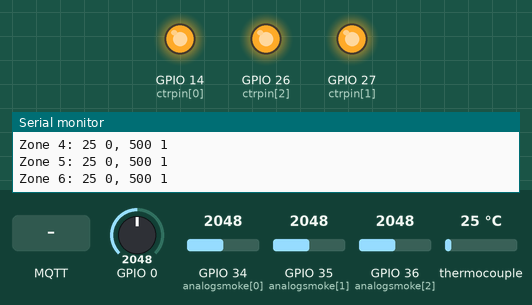
Recording of a program running on a simulated ESP32. Parts: output pins drawn as LEDs (lit = HIGH), the last lines printed to the serial monitor. Dashed ring = blinking. The test bench sets the inputs (shaded band); at power-on: GPIO 0 = 2048, GPIO 34 (analogsmoke[0]) = 2048, GPIO 35 (analogsmoke[1]) = 2048, GPIO 36 (analogsmoke[2]) = 2048, thermocouple 25 °C. WiFi joins after 1.5 s; servers stay silent unless stated; no MQTT or app messages arrive unless stated.

Above: at 2.7 s.
2.8 s: MQTT message "2" arrives on the first subscribed topic
At 10.17 s:
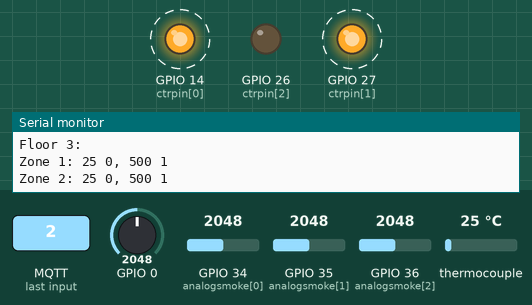
11.7 s: MQTT message "on" arrives on the first subscribed topic
At 18.71 s:
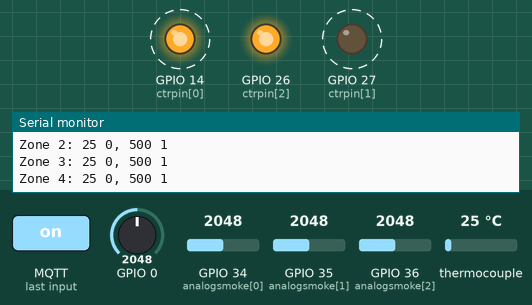
19.9 s: MQTT message "off" arrives on the first subscribed topic
Timing chart, 0 to 28.8 s (numbered marks = the images above; inputs shaded):
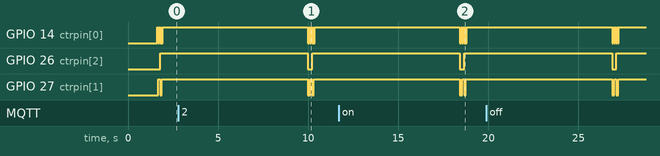

The program:

main.cpp
```cpp
#include <Arduino.h>
#include <WiFi.h>
#include <WiFiClientSecure.h>
#include <PubSubClient.h>
// Include thư viện chứa thông tin mạng WiFi & HiveMQ broker
#include "setup_WiFi_and_connect_mqtt.h"
#include "subcribe.h"
// Thông tin mạng WiFi & HiveMQ broker

#include "read_sensor.h"
// Define variable to send data to MQTT
char topic_send_data_sensor[10];
char mes[15];
//Setup
void setup() {
  Serial.begin(115200);
  for (int i = 0; i < 3; i++) {  //chinh len 8 sau
    pinMode(analogsmoke[i], INPUT);
  }
  for (int i = 0; i < 3; i++) {
    pinMode(ctrpin[i], OUTPUT);
    digitalWrite(ctrpin[i], LOW);
  }
  setup_wifi();
  espClient.setInsecure();
  client.setServer(mqtt_server, mqtt_port);
  client.setCallback(callback);
  Serial.setDebugOutput(true);
}

//Loop
void loop() {
  if (!client.connected()) {
    reconnect_mqtt();
  }
  client.loop();  // Duy trì kết nối với MQTT (~ blynk.run();)*/
  if (count > 7) {
    count = 0;
    delay(8000);
  }

  if (count<2) {
    floorr = count + 1;
    zone = 1;
  }
  else {
    floorr = 3;
    zone = count - 1;
  }

  if (zone == 1) {
    Serial.printf("\nFloor %d:\n",floorr);
  }

  Serial.printf("Zone %d: ", zone);
  Serial.printf("%d %d, %d %d\n", read_temp(count), logic_temp(read_temp(count)), read_smoke(count, analogsmoke), logic_smoke(read_smoke(count, analogsmoke)));

  // xong roi gui data len hivemq (chia topic sao ta)
  snprintf(topic_send_data_sensor, 17, "esp/%d/%d", floorr, zone);
  snprintf(mes, 11, "%d%d", logic_temp(read_temp(count)), logic_smoke(read_smoke(count, analogsmoke)));
  client.publish(topic_send_data_sensor, mes);

  count++;
  delay(50);

}
```

credential.h
```cpp
#ifndef CREDENTIAL_H
#define CREDENTIAL_H

const char* ssid = "iPhone";
const char* password = "12345679";

#endif // MY_LIBRARY_H
```

read_sensor.h
```cpp
#include <Arduino.h>
#include <max6675.h>

#define thermoCLK 13
#define thermoSO 12
int ctrpin[3] = {14, 27, 26};
MAX6675 thermocouple(thermoCLK, -1, thermoSO);
int analogsmoke[3] = {34, 35, 36};  //Add them sau
//INPUT only: 34 35 36 39

//Variables
int count = 0;
//count 0,1 là floor 1 zone 1, floor 2 zone 1
//count 2->7 là floor 3 zone 1 -> 6:
int floorr = 0; // tầng sẽ publish lên mqtt
int zone = 0;

int read_temp(int count);
int logic_temp(int value);
int read_smoke(int count, int analogsmoke[]);
int logic_smoke(int value);

int read_temp(int count) {
  digitalWrite(ctrpin[0], count & 0x01);
  digitalWrite(ctrpin[1], count >> 1 & 0x01);
  digitalWrite(ctrpin[2], count >> 2 & 0x01);
  return thermocouple.readCelsius();
}

int logic_temp(int value) {
  if (value < 45) {
    return 0;
  } else if (value < 300) {
    return 1;
  }
  return 2;
}

int read_smoke(int count, int analogsmoke[]) {
  int value = analogRead(analogsmoke[count]) * 1000 / 4095;
  return value;
}
int logic_smoke(int value) {
  if (value < 100) {
    return 0;
  } else if (value < 1000) {
    return 1;
  } else {
    return 2;
  }
}
```

setup_WiFi_and_connect_mqtt.h
```cpp
#ifndef SETUP_WIFI_AND_CONNECT_MQTT
#define SETUP_WIFI_AND_CONNECT_MQTT
#include <Arduino.h>
#include <WiFi.h>
#include <WiFiClientSecure.h>
#include <PubSubClient.h>
#include "credential.h"

const char* mqtt_server = "4838f20abef342ccba6a129cecb3ebe8.s1.eu.hivemq.cloud";
const int mqtt_port = 8883;
const char* mqtt_username = "testaccount";  //User
const char* mqtt_password = "Test12345";    //Password
// Tạo đối tượng WiFi và MQTT client
WiFiClientSecure espClient;
PubSubClient client(espClient);
// Define topic


// Define function
void setup_wifi() {
  delay(10);
  Serial.printf("Connecting to %s\n", ssid);
  WiFi.begin(ssid, password);
  while (WiFi.status() != WL_CONNECTED) {
    delay(500);
    Serial.print(".");
  }
  Serial.printf("\nWiFi connected.");
  Serial.print("IP address: ");
  Serial.println(WiFi.localIP());
}

void reconnect_mqtt() {
  while (!client.connected()) {
    Serial.print("Attempting MQTT connection...");
    if (client.connect("ESP32Client", mqtt_username, mqtt_password)) {
      Serial.println("connected.");
      client.subscribe("lap/1/1");
      client.subscribe("lap/2/1");
      client.subscribe("lap/3/1");
      client.subscribe("lap/3/2");
      client.subscribe("lap/3/3");
      client.subscribe("lap/3/4");
      client.subscribe("lap/3/5");
      client.subscribe("lap/3/6");
    }
    else {
      Serial.printf("failed, rc=%d\n", client.state());
      Serial.println("Try again in 5 seconds.");
      delay(5000);
    }
  }
}

void reconnect_wifi_and_mqtt()
{
    setup_wifi();
    reconnect_mqtt();
}
#endif
```

subcribe.h
```cpp
#ifndef SUBCRIBE
#define SUBCRIBE
#include <WiFi.h>
#include <WiFiClientSecure.h>
#include <PubSubClient.h>
#include "setup_WiFi_and_connect_mqtt.h"

// Define variable to subscribe MQTT
String messages[10];
int floorrs[10];
int zones[10];
int levels[10];
int indexx = 0;
int mdnh[3][6] = {0};
int level[3][6] = {0};
int timer = 0;

//Define function
void callback(char* topic, byte* payload, unsigned int length);
void mdnh_func(int floorrs[10], int zones[10], String messages[10], int indexx);
void level_func(int floorrs[10], int zones[10], int levels[10], int indexx);
void fire_alarm(int level[3][6]);


void callback(char* topic, byte* payload, unsigned int length) { // Hàm xử lý khi nhận được dữ liệu từ MQTT
// Hàm sẽ lưu đc 10 mes, 10 floorr, 10 zone hiện tại
  int floorr = topic[4] - '0';
  int zone = topic[6] - '0';
  // Giải quyết chuỗi
  char message[length+1];
  memcpy(message, payload, length);
  message[length] = '\0';
  Serial.printf("Message arrived [%s]: %s\n", topic, message);

  if (indexx <10) {
    messages[indexx] = String(message);
    Serial.printf("Message[1]: %c, Message[2]: %c\n", message[1], message[2]);
    if((String(message)[1]!='2') && (String(message)[2]!='2')) {
      levels[indexx] = 1;
    }
    else if ((String(message)[1]!='2') && (String(message)[2]=='2')) {
      levels[indexx] = 2;
    }
    else if ((String(message)[1]=='2') && (String(message)[2]!='2')) {
      levels[indexx] = 3;
    }
    else if ((String(message)[1]=='2') && (String(message)[2]=='2')) {
      levels[indexx] = 4;
    }
    floorrs[indexx] = floorr;
    zones[indexx] = zone;
    indexx++;
  }
  else {
    for (int i = 0; i< 9; i++) {
      messages[i] = messages[i+1];
      levels[i] = levels[i+1];
      floorrs[i] = floorrs[i+1];
      zones[i] = zones[i+1];
    }
    messages[9] = String(message);
    if((String(message)[1]!='2') && (String(message)[2]!='2')) {
      levels[9] = 1;
    }
    else if ((String(message)[1]!='2') && (String(message)[2]=='2')) {
      levels[9] = 2;
    }
    else if ((String(message)[1]=='2') && (String(message)[2]!='2')) {
      levels[9] = 3;
    }
    else if ((String(message)[1]=='2') && (String(message)[2]=='2')) {
      levels[9] = 4;
    }
    floorrs[9] = floorr;
    zones[9] = zone;
  }

  mdnh_func(floorrs, zones, messages, indexx);
  level_func(floorrs, zones, levels, indexx);
  if (millis()-timer>=5000) {
    fire_alarm(level); // se co delay tong cho ham nay nhe
    timer = millis();
  }

}

void mdnh_func(int floorrs[10], int zones[10], String messages[10], int indexx) {
  for (int i = 0; i< indexx; i++) {
    int value = atoi(messages[i].c_str());  // Chuyển String thành số
    mdnh[floorrs[i]-1][zones[i]-1] = value;
  }

  Serial.println("Updated mdnh array:");
  for (int i = 0; i < 3; i++) {
    for (int j = 0; j < 6; j++) {
      Serial.print(mdnh[i][j]);
      Serial.print("\t");
    }
    Serial.println();
  }
}

void level_func(int floorrs[10], int zones[10], int levels[10], int indexx) {
  for (int i = 0; i< indexx; i++) {
    level[floorrs[i]-1][zones[i]-1] = levels[i];
  }

  Serial.println("Updated level array:");
  for (int i = 0; i < 3; i++) {
    for (int j = 0; j < 6; j++) {
      Serial.print(level[i][j]);
      Serial.print("\t");
    }
    Serial.println();
  }
}


void fire_alarm(int level[3][6]) {
  const char* thongbao[5][5] = {
  { "Tang 1 chay", //0
    "Tang 2 chay",
    "Tang 3 chay" },
  { "Khu vuc 1 chay", //1
    "Khu vuc 2 chay",
    "Khu vuc 3 chay",
    "Khu vuc 4 chay",
    "Xung quanh nen can than, can..." },
  { "Hai loi thoat deu chay ", //2
    "Loi thoat 1 chay ",
    "Loi thoat 2 chay " },
  { "voi muc do 1, can...", //3
    "voi muc do 2, can...",
    "voi muc do 3, can...",
    "voi muc do 4, can..." },
  { "Chuong reo" }
  };
  int stair[2] = {-1};
  bool flagg = 0;
  for (int i=0; i<3; i++){ //i: floorr - 1
    int countstair = 0;
    bool flag = 0;
    for (int j=0; j<6; j++) { //j: zone - 1
      if (level[i][j] != 0) {
        if (flagg == 0){
          Serial.println(thongbao[4][0]); //4 //sau moi lan phat loa phai delay 1 xiu (dung millis)
          flagg = 1;
        }
        Serial.println(thongbao[0][i]); //0

        if (j<4) {
          Serial.println(thongbao[1][j]);
        }
        else if (j == 4) {
          flag = 1;
          stair[countstair] = 0;
          countstair++;
          if (level[i][j+1]!=0) {
            stair[countstair] = 1;
            countstair++;
          }
        }
        else if (flag == 0) {
          stair[countstair] = 1;
          countstair++;
        }

        if (countstair == 1) {
          Serial.print(thongbao[2][stair[0]+1]);
          Serial.println(thongbao[3][level[i][stair[0]+4] - 1]);
          if (flag == 1) {
            flag = 0;
            break;
          }
        }

        if (countstair == 2) {
          if (level[i][4] == level[i][5]){
            Serial.print(thongbao[2][0]);
            Serial.println(thongbao[3][level[i][4] - 1]);
          }
          else if (level[i][4] > level[i][5]) {
            Serial.print(thongbao[2][1]);
            Serial.println(thongbao[3][level[i][4] - 1]);
            Serial.print(thongbao[2][2]);
            Serial.println(thongbao[3][level[i][5] - 1]);
          }
          else {
            Serial.print(thongbao[2][2]);
            Serial.println(thongbao[3][level[i][5] - 1]);
            Serial.print(thongbao[2][1]);
            Serial.println(thongbao[3][level[i][4] - 1]);
          }
          break;
        }
      }
    }
  }
}
#endif
```
